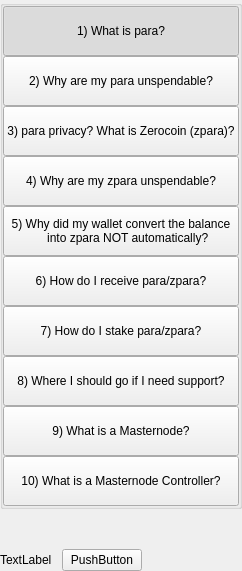
         <widget class="QWidget" name="left" native="true">
          <layout class="QVBoxLayout" name="verticalLayout_3">
           <property name="leftMargin">
            <number>0</number>
           </property>
           <property name="topMargin">
            <number>0</number>
           </property>
           <property name="rightMargin">
            <number>0</number>
           </property>
           <property name="bottomMargin">
            <number>0</number>
           </property>
           <item>
            <layout class="QVBoxLayout" name="verticalLayout_2">
             <property name="spacing">
              <number>0</number>
             </property>
             <item>
              <widget class="QWidget" name="containerButtons" native="true">
               <layout class="QVBoxLayout" name="verticalLayout">
                <property name="spacing">
                 <number>0</number>
                </property>
                <property name="leftMargin">
                 <number>0</number>
                </property>
                <property name="topMargin">
                 <number>0</number>
                </property>
                <property name="rightMargin">
                 <number>0</number>
                </property>
                <property name="bottomMargin">
                 <number>0</number>
                </property>
                <item>
                 <widget class="QGroupBox" name="groupBox">
                  <property name="title">
                   <string/>
                  </property>
                  <layout class="QVBoxLayout" name="verticalLayout_9">
                   <property name="spacing">
                    <number>0</number>
                   </property>
                   <property name="leftMargin">
                    <number>0</number>
                   </property>
                   <property name="topMargin">
                    <number>0</number>
                   </property>
                   <property name="rightMargin">
                    <number>0</number>
                   </property>
                   <property name="bottomMargin">
                    <number>0</number>
                   </property>
                   <item>
                    <widget class="QPushButton" name="pushButtonFaq1">
                     <property name="minimumSize">
                      <size>
                       <width>0</width>
                       <height>50</height>
                      </size>
                     </property>
                     <property name="maximumSize">
                      <size>
                       <width>16777215</width>
                       <height>50</height>
                      </size>
                     </property>
                     <property name="text">
                      <string>1) What is para?</string>
                     </property>
                     <property name="checkable">
                      <bool>true</bool>
                     </property>
                     <property name="checked">
                      <bool>true</bool>
                     </property>
                     <property name="autoExclusive">
                      <bool>true</bool>
                     </property>
                    </widget>
                   </item>
                   <item>
                    <widget class="QPushButton" name="pushButtonFaq2">
                     <property name="minimumSize">
                      <size>
                       <width>0</width>
                       <height>50</height>
                      </size>
                     </property>
                     <property name="maximumSize">
                      <size>
                       <width>16777215</width>
                       <height>50</height>
                      </size>
                     </property>
                     <property name="text">
                      <string>2) Why are my para unspendable?</string>
                     </property>
                     <property name="checkable">
                      <bool>true</bool>
                     </property>
                     <property name="autoExclusive">
                      <bool>true</bool>
                     </property>
                    </widget>
                   </item>
                   <item>
                    <widget class="QPushButton" name="pushButtonFaq3">
                     <property name="minimumSize">
                      <size>
                       <width>0</width>
                       <height>50</height>
                      </size>
                     </property>
                     <property name="maximumSize">
                      <size>
                       <width>16777215</width>
                       <height>16777215</height>
                      </size>
                     </property>
                     <property name="text">
                      <string>3) para privacy? What is Zerocoin (zpara)?</string>
                     </property>
                     <property name="checkable">
                      <bool>true</bool>
                     </property>
                     <property name="autoExclusive">
                      <bool>true</bool>
                     </property>
                    </widget>
                   </item>
                   <item>
                    <widget class="QPushButton" name="pushButtonFaq4">
                     <property name="minimumSize">
                      <size>
                       <width>0</width>
                       <height>50</height>
                      </size>
                     </property>
                     <property name="maximumSize">
                      <size>
                       <width>16777215</width>
                       <height>16777215</height>
                      </size>
                     </property>
                     <property name="text">
                      <string>4) Why are my zpara unspendable?</string>
                     </property>
                     <property name="checkable">
                      <bool>true</bool>
                     </property>
                     <property name="autoExclusive">
                      <bool>true</bool>
                     </property>
                    </widget>
                   </item>
                   <item>
                    <widget class="QPushButton" name="pushButtonFaq5">
                     <property name="minimumSize">
                      <size>
                       <width>0</width>
                       <height>50</height>
                      </size>
                     </property>
                     <property name="text">
                      <string>5) Why did my wallet convert the balance
    into zpara NOT automatically?</string>
                     </property>
                     <property name="checkable">
                      <bool>true</bool>
                     </property>
                     <property name="autoExclusive">
                      <bool>true</bool>
                     </property>
                    </widget>
                   </item>
                   <item>
                    <widget class="QPushButton" name="pushButtonFaq6">
                     <property name="minimumSize">
                      <size>
                       <width>0</width>
                       <height>50</height>
                      </size>
                     </property>
                     <property name="text">
                      <string>6) How do I receive para/zpara?</string>
                     </property>
                     <property name="checkable">
                      <bool>true</bool>
                     </property>
                     <property name="autoExclusive">
                      <bool>true</bool>
                     </property>
                    </widget>
                   </item>
                   <item>
                    <widget class="QPushButton" name="pushButtonFaq7">
                     <property name="minimumSize">
                      <size>
                       <width>0</width>
                       <height>50</height>
                      </size>
                     </property>
                     <property name="text">
                      <string>7) How do I stake para/zpara?</string>
                     </property>
                     <property name="checkable">
                      <bool>true</bool>
                     </property>
                     <property name="autoExclusive">
                      <bool>true</bool>
                     </property>
                    </widget>
                   </item>
                   <item>
                    <widget class="QPushButton" name="pushButtonFaq8">
                     <property name="minimumSize">
                      <size>
                       <width>0</width>
                       <height>50</height>
                      </size>
                     </property>
                     <property name="text">
                      <string>8) Where I should go if I need support?</string>
                     </property>
                     <property name="checkable">
                      <bool>true</bool>
                     </property>
                     <property name="autoExclusive">
                      <bool>true</bool>
                     </property>
                    </widget>
                   </item>
                   <item>
                    <widget class="QPushButton" name="pushButtonFaq9">
                     <property name="minimumSize">
                      <size>
                       <width>0</width>
                       <height>50</height>
                      </size>
                     </property>
                     <property name="text">
                      <string>9) What is a Masternode?</string>
                     </property>
                     <property name="checkable">
                      <bool>true</bool>
                     </property>
                     <property name="autoExclusive">
                      <bool>true</bool>
                     </property>
                    </widget>
                   </item>
                   <item>
                    <widget class="QPushButton" name="pushButtonFaq10">
                     <property name="minimumSize">
                      <size>
                       <width>0</width>
                       <height>50</height>
                      </size>
                     </property>
                     <property name="text">
                      <string>10) What is a Masternode Controller?</string>
                     </property>
                     <property name="checkable">
                      <bool>true</bool>
                     </property>
                     <property name="autoExclusive">
                      <bool>true</bool>
                     </property>
                    </widget>
                   </item>
                  </layout>
                 </widget>
                </item>
               </layout>
              </widget>
             </item>
             <item>
              <spacer name="verticalSpacer">
               <property name="orientation">
                <enum>Qt::Vertical</enum>
               </property>
               <property name="sizeHint" stdset="0">
                <size>
                 <width>20</width>
                 <height>40</height>
                </size>
               </property>
              </spacer>
             </item>
             <item>
              <layout class="QHBoxLayout" name="horizontalLayout_2">
               <item>
                <widget class="QLabel" name="labelWebLink">
                 <property name="text">
                  <string>TextLabel</string>
                 </property>
                </widget>
               </item>
               <item>
                <spacer name="horizontalSpacer_4">
                 <property name="orientation">
                  <enum>Qt::Horizontal</enum>
                 </property>
                 <property name="sizeType">
                  <enum>QSizePolicy::Minimum</enum>
                 </property>
                 <property name="sizeHint" stdset="0">
                  <size>
                   <width>10</width>
                   <height>20</height>
                  </size>
                 </property>
                </spacer>
               </item>
               <item>
                <widget class="QPushButton" name="pushButtonWebLink">
                 <property name="text">
                  <string>PushButton</string>
                 </property>
                </widget>
               </item>
               <item>
                <spacer name="horizontalSpacer_2">
                 <property name="orientation">
                  <enum>Qt::Horizontal</enum>
                 </property>
                 <property name="sizeHint" stdset="0">
                  <size>
                   <width>40</width>
                   <height>20</height>
                  </size>
                 </property>
                </spacer>
               </item>
              </layout>
             </item>
            </layout>
           </item>
          </layout>
         </widget>
